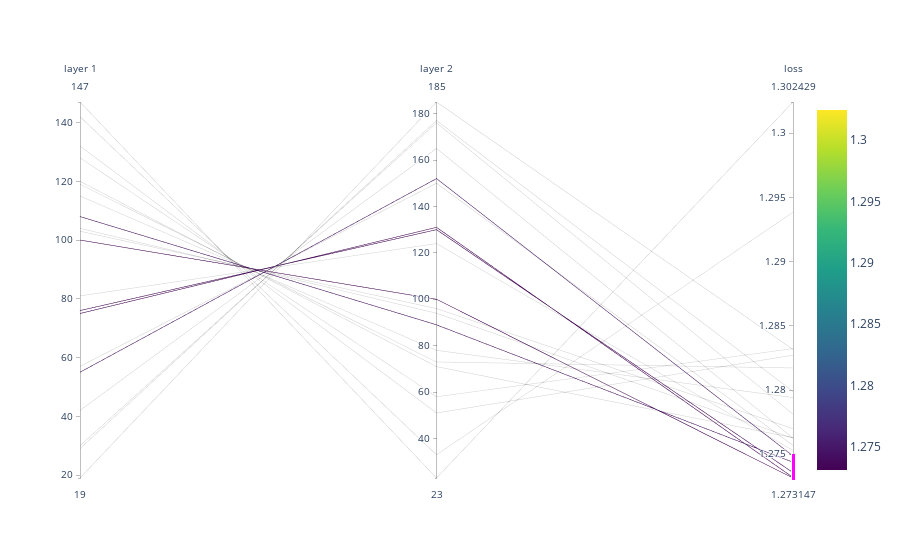

Notebook code for this chart:
### Code cell
import plotly
import plotly.graph_objects as go
import plotly.express as px
import pandas as pd


plotly.io.orca.config.executable = '/home/anton/anaconda3/bin/orca'

df = pd.read_csv(
    '/home/anton/h-elmo/expres/correlation/batch/nn_const/2/num_nodes_and_loss.csv',
)

fig = go.Figure(data=
    go.Parcoords(
        line = dict(color = df['loss'],
                   colorscale = px.colors.sequential.Viridis,
                   showscale = True),
        dimensions = list([
            dict(values=df['layer 1'], label='layer 1'),
            dict(values=df['layer 2'], label='layer 2'),
            dict(constraintrange = [1.27,1.275], values = df['loss'], label='loss'),
        ]
        )
    )
)
fig.write_image('/home/anton/h-elmo/expres/correlation/batch/nn_const/2/best.png')
fig.show()

### Figure 1 — Plotly figure (JSON) as saved in the notebook; plotly's stock layout.template omitted (floating-point values rounded to 4 significant figures)
{"data": [{"dimensions": [{"label": "layer 1", "values": [19, 29, 30, 42, 55, 57, 75, 76, 81, 100, 103, 104, 108, 115, 119, 120, 128, 132, 142, 147]}, {"label": "layer 2", "values": [185, 177, 176, 165, 152, 150, 131, 130, 124, 100, 96, 94, 89, 78, 73, 71, 58, 51, 33, 23]}, {"constraintrange": [1.27, 1.275], "label": "loss", "values": [1.283, 1.28, 1.278, 1.276, 1.275, 1.276, 1.273, 1.274, 1.275, 1.273, 1.277, 1.276, 1.274, 1.279, 1.282, 1.276, 1.283, 1.283, 1.294, 1.302]}], "line": {"color": [1.283, 1.28, 1.278, 1.276, 1.275, 1.276, 1.273, 1.274, 1.275, 1.273, 1.277, 1.276, 1.274, 1.279, 1.282, 1.276, 1.283, 1.283, 1.294, 1.302], "colorscale": [[0, "#440154"], [0.1111, "#482878"], [0.2222, "#3e4989"], [0.3333, "#31688e"], [0.4444, "#26828e"], [0.5556, "#1f9e89"], [0.6667, "#35b779"], [0.7778, "#6ece58"], [0.8889, "#b5de2b"], [1, "#fde725"]], "showscale": true}, "type": "parcoords"}], "layout": {}}
